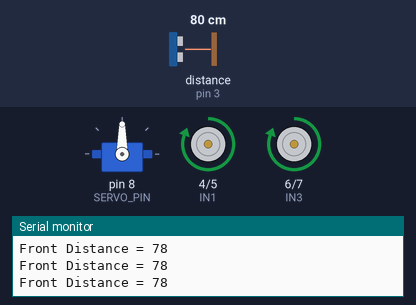
A sketch run on a simulated Arduino Uno, built with avr-gcc and run on an emulated ATmega328P. Parts: servo, motor-driver pin pairs drawn as motors (green arrow = first pin HIGH = forward, orange = second pin HIGH = backward, longer = more drive, scaled by the enable pin), the last lines printed to the serial monitor. Wiring (inferred from the names in the program): ultrasonic range finder: trigger pin 2; echo pin 3. The inputs (shaded band) are chosen by the test bench; at power-on: distance to the obstacle (sensor on pin 3) 80 cm. The echo pulse lasts 58.3 µs per cm.

Above: at 5.2 s.
5.3 s: distance to the obstacle (sensor on pin 3) set to 34 cm
8.3 s: distance to the obstacle (sensor on pin 3) set to 28 cm
At 9.2 s:
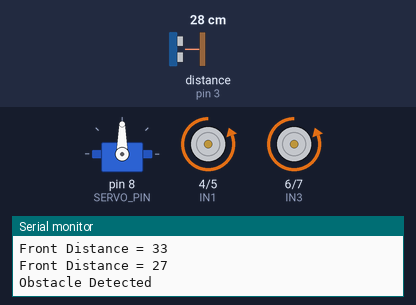
At 10.1 s:
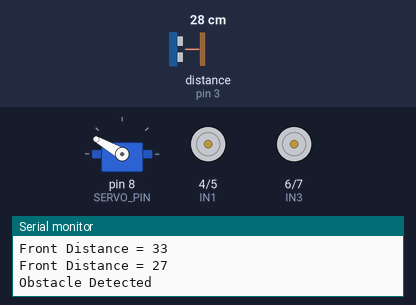
11.3 s: distance to the obstacle (sensor on pin 3) set to 250 cm
13.6 s: distance to the obstacle (sensor on pin 3) set to 2 cm
At 16.3 s:
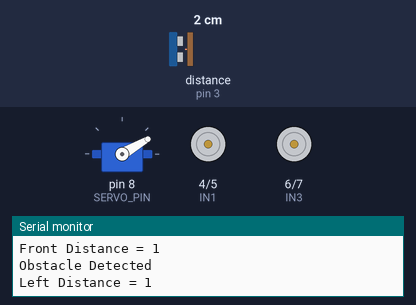
Timing chart, 0 to 17.6 s (numbered marks = the images above; inputs shaded):
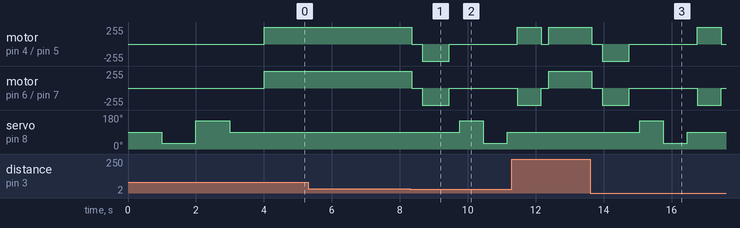

Measured:
- the behaviour switches between 32 and 31 cm on distance to the obstacle (sensor on pin 3) (found by bisection; images 0 and 1)
- after the input at 8.3 s, motor on pin 4 (IN1) / pin 5 (IN2), motor on pin 6 (IN3) / pin 7 (IN4): forward 255/255 → stopped after 0.06 s, → backward 255/255 0.30 s later, → stopped 0.80 s later; servo on pin 8 (SERVO_PIN): 90° → 150° after 1.5 s, → 30° 0.70 s later, → 90° 0.70 s later

The sketch:

object_aviodance.ino.ino
```cpp
#include <Servo.h>

// Motor A (Left)
#define ENA 11
#define IN1 4
#define IN2 5

// Motor B (Right)
#define ENB 10
#define IN3 6
#define IN4 7

// Ultrasonic Sensor
#define TRIG 2
#define ECHO 3

// Servo
#define SERVO_PIN 8

Servo myservo;

const int obstacleDistance = 30;

void setup() {

  Serial.begin(9600);

  // Motor pins
  pinMode(ENA, OUTPUT);
  pinMode(IN1, OUTPUT);
  pinMode(IN2, OUTPUT);

  pinMode(ENB, OUTPUT);
  pinMode(IN3, OUTPUT);
  pinMode(IN4, OUTPUT);

  // Ultrasonic pins
  pinMode(TRIG, OUTPUT);
  pinMode(ECHO, INPUT);

  // Servo
  myservo.attach(SERVO_PIN);

  // Servo startup test
  myservo.write(90);
  delay(1000);

  myservo.write(30);
  delay(1000);

  myservo.write(150);
  delay(1000);

  myservo.write(90);
  delay(1000);

  Serial.println("Robot Started");
}

void loop() {

  int distance = getDistance();

  Serial.print("Front Distance = ");
  Serial.println(distance);

  if (distance > obstacleDistance) {

    forward();
  }
  else {

    Serial.println("Obstacle Detected");

    stopRobot();
    delay(300);

    backward();
    delay(800);

    stopRobot();
    delay(300);

    // Look Left
    myservo.write(150);
    delay(700);

    int leftDistance = getDistance();

    Serial.print("Left Distance = ");
    Serial.println(leftDistance);

    // Look Right
    myservo.write(30);
    delay(700);

    int rightDistance = getDistance();

    Serial.print("Right Distance = ");
    Serial.println(rightDistance);

    // Center
    myservo.write(90);
    delay(300);

    if (leftDistance > rightDistance) {

      Serial.println("Turning Left");

      turnLeft();
      delay(700);
    }
    else {

      Serial.println("Turning Right");

      turnRight();
      delay(700);
    }

    stopRobot();
    delay(200);
  }
}

// =======================
// Distance Function
// =======================
int getDistance() {

  digitalWrite(TRIG, LOW);
  delayMicroseconds(5);

  digitalWrite(TRIG, HIGH);
  delayMicroseconds(10);

  digitalWrite(TRIG, LOW);

  long duration = pulseIn(ECHO, HIGH, 30000);

  if (duration == 0) {
    return 250;
  }

  int distance = duration * 0.034 / 2;

  return distance;
}

// =======================
// Forward
// =======================
void forward() {

  analogWrite(ENA, 255);
  analogWrite(ENB, 255);

  digitalWrite(IN1, HIGH);
  digitalWrite(IN2, LOW);

  digitalWrite(IN3, HIGH);
  digitalWrite(IN4, LOW);
}

// =======================
// Backward
// =======================
void backward() {

  analogWrite(ENA, 255);
  analogWrite(ENB, 255);

  digitalWrite(IN1, LOW);
  digitalWrite(IN2, HIGH);

  digitalWrite(IN3, LOW);
  digitalWrite(IN4, HIGH);
}

// =======================
// Left Turn
// =======================
void turnLeft() {

  analogWrite(ENA, 255);
  analogWrite(ENB, 255);

  digitalWrite(IN1, LOW);
  digitalWrite(IN2, HIGH);

  digitalWrite(IN3, HIGH);
  digitalWrite(IN4, LOW);
}

// =======================
// Right Turn
// =======================
void turnRight() {

  analogWrite(ENA, 255);
  analogWrite(ENB, 255);

  digitalWrite(IN1, HIGH);
  digitalWrite(IN2, LOW);

  digitalWrite(IN3, LOW);
  digitalWrite(IN4, HIGH);
}

// =======================
// Stop
// =======================
void stopRobot() {

  analogWrite(ENA, 0);
  analogWrite(ENB, 0);

  digitalWrite(IN1, LOW);
  digitalWrite(IN2, LOW);

  digitalWrite(IN3, LOW);
  digitalWrite(IN4, LOW);
}
```
